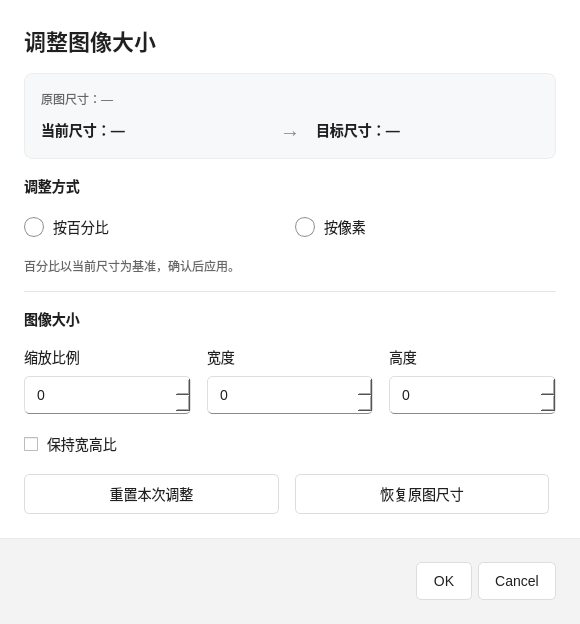
<?xml version="1.0" encoding="UTF-8"?>
<ui version="4.0">
 <class>ResizeDialog</class>
 <widget class="QDialog" name="ResizeDialog">
  <property name="windowTitle">
   <string>调整大小</string>
  </property>
  <property name="minimumSize">
   <size>
    <width>580</width>
    <height>0</height>
   </size>
  </property>
  <property name="styleSheet">
   <string>QDialog#ResizeDialog { background: white; }
QWidget { font-family: "Microsoft YaHei UI", "Segoe UI"; font-size: 14px; color: #202020; }
QLabel { background: transparent; }
QLabel#dialogHeading { font-size: 22px; font-weight: 600; }
QLabel#modeHeading, QLabel#sizeHeading { font-weight: 600; }
QLabel#originalSizeLabel, QLabel#modeHint { color: #666; font-size: 12px; }
QLabel#currentSizeLabel, QLabel#targetSizeLabel { font-weight: 600; }
QLabel#arrowLabel { color: #888; font-size: 20px; }
QFrame#summaryPanel { background: #f7f8fa; border: 1px solid #ededed; border-radius: 8px; }
QFrame#divider { border: none; background: #e5e5e5; max-height: 1px; }
QWidget#footerPanel { background: #f3f3f3; border-top: 1px solid #e9e9e9; }
QSpinBox { background: white; border: 1px solid #dedede; border-bottom: 1px solid #8a8a8a; border-radius: 5px; padding: 7px 10px; min-height: 22px; selection-background-color: #0067c0; selection-color: white; }
QSpinBox:hover { border-color: #a0a0a0; }
QSpinBox:focus { border-bottom: 2px solid #0067c0; }
QSpinBox:disabled { background: #f5f5f5; color: #999; border: 1px solid #e9e9e9; }
QRadioButton, QCheckBox { spacing: 9px; min-height: 28px; }
QRadioButton:disabled, QCheckBox:disabled { color: #999; }
QRadioButton::indicator { width: 18px; height: 18px; border-radius: 10px; border: 1px solid #909090; background: white; }
QRadioButton::indicator:checked { width: 10px; height: 10px; border: 5px solid #0067c0; }
QPushButton { background: white; border: 1px solid #ddd; border-radius: 5px; padding: 8px 16px; min-height: 20px; }
QPushButton:hover { background: #f7f7f7; border-color: #bdbdbd; }
QPushButton:pressed { background: #eee; }
QPushButton:focus { border: 1px solid #0067c0; }
QPushButton#confirmButton { background: #0067c0; color: white; border-color: #0067c0; }
QPushButton#confirmButton:hover { background: #1975c5; }
QPushButton#confirmButton:pressed { background: #005a9e; }
QPushButton:disabled, QPushButton#confirmButton:disabled { background: #e9e9e9; color: #999; border-color: #e0e0e0; }
</string>
  </property>
  <layout class="QVBoxLayout" name="rootLayout">
   <property name="spacing">
    <number>0</number>
   </property>
   <property name="leftMargin">
    <number>0</number>
   </property>
   <property name="topMargin">
    <number>0</number>
   </property>
   <property name="rightMargin">
    <number>0</number>
   </property>
   <property name="bottomMargin">
    <number>0</number>
   </property>
   <item>
    <widget class="QWidget" name="contentPanel">
     <layout class="QVBoxLayout" name="contentLayout">
      <property name="spacing">
       <number>16</number>
      </property>
      <property name="leftMargin">
       <number>24</number>
      </property>
      <property name="topMargin">
       <number>24</number>
      </property>
      <property name="rightMargin">
       <number>24</number>
      </property>
      <property name="bottomMargin">
       <number>24</number>
      </property>
      <item>
       <widget class="QLabel" name="dialogHeading">
        <property name="text">
         <string>调整图像大小</string>
        </property>
       </widget>
      </item>
      <item>
       <widget class="QFrame" name="summaryPanel">
        <layout class="QVBoxLayout" name="summaryLayout">
         <property name="spacing">
          <number>10</number>
         </property>
         <property name="leftMargin">
          <number>16</number>
         </property>
         <property name="topMargin">
          <number>16</number>
         </property>
         <property name="rightMargin">
          <number>16</number>
         </property>
         <property name="bottomMargin">
          <number>16</number>
         </property>
         <item>
          <widget class="QLabel" name="originalSizeLabel">
           <property name="text">
            <string>原图尺寸：—</string>
           </property>
          </widget>
         </item>
         <item>
          <layout class="QHBoxLayout" name="comparisonLayout" stretch="1,0,1">
           <property name="spacing">
            <number>16</number>
           </property>
           <item>
            <widget class="QLabel" name="currentSizeLabel">
             <property name="text">
              <string>当前尺寸：—</string>
             </property>
             <property name="wordWrap">
              <bool>true</bool>
             </property>
            </widget>
           </item>
           <item>
            <widget class="QLabel" name="arrowLabel">
             <property name="text">
              <string>→</string>
             </property>
            </widget>
           </item>
           <item>
            <widget class="QLabel" name="targetSizeLabel">
             <property name="text">
              <string>目标尺寸：—</string>
             </property>
             <property name="wordWrap">
              <bool>true</bool>
             </property>
            </widget>
           </item>
          </layout>
         </item>
        </layout>
       </widget>
      </item>
      <item>
       <widget class="QLabel" name="modeHeading">
        <property name="text">
         <string>调整方式</string>
        </property>
       </widget>
      </item>
      <item>
       <layout class="QHBoxLayout" name="modeLayout">
        <item>
         <widget class="QRadioButton" name="percentRadioButton">
          <property name="text">
           <string>按百分比</string>
          </property>
         </widget>
        </item>
        <item>
         <widget class="QRadioButton" name="pixelRadioButton">
          <property name="text">
           <string>按像素</string>
          </property>
         </widget>
        </item>
        <item>
         <spacer name="modeSpacer">
          <property name="orientation">
           <enum>Qt::Horizontal</enum>
          </property>
         </spacer>
        </item>
       </layout>
      </item>
      <item>
       <widget class="QLabel" name="modeHint">
        <property name="text">
         <string>百分比以当前尺寸为基准，确认后应用。</string>
        </property>
       </widget>
      </item>
      <item>
       <widget class="QFrame" name="divider">
        <property name="frameShape">
         <enum>QFrame::HLine</enum>
        </property>
       </widget>
      </item>
      <item>
       <widget class="QLabel" name="sizeHeading">
        <property name="text">
         <string>图像大小</string>
        </property>
       </widget>
      </item>
      <item>
       <layout class="QGridLayout" name="inputLayout" columnstretch="1,1,1">
        <property name="horizontalSpacing">
         <number>16</number>
        </property>
        <property name="verticalSpacing">
         <number>8</number>
        </property>
        <item row="0" column="0">
         <widget class="QLabel" name="percentSpinBoxLabel">
          <property name="text">
           <string>缩放比例</string>
          </property>
         </widget>
        </item>
        <item row="1" column="0">
         <widget class="QSpinBox" name="percentSpinBox" />
        </item>
        <item row="0" column="1">
         <widget class="QLabel" name="widthSpinBoxLabel">
          <property name="text">
           <string>宽度</string>
          </property>
         </widget>
        </item>
        <item row="1" column="1">
         <widget class="QSpinBox" name="widthSpinBox" />
        </item>
        <item row="0" column="2">
         <widget class="QLabel" name="heightSpinBoxLabel">
          <property name="text">
           <string>高度</string>
          </property>
         </widget>
        </item>
        <item row="1" column="2">
         <widget class="QSpinBox" name="heightSpinBox" />
        </item>
       </layout>
      </item>
      <item>
       <widget class="QCheckBox" name="keepAspectCheckBox">
        <property name="text">
         <string>保持宽高比</string>
        </property>
       </widget>
      </item>
      <item>
       <layout class="QHBoxLayout" name="resetLayout">
        <item>
         <widget class="QPushButton" name="resetSizeButton">
          <property name="text">
           <string>重置本次调整</string>
          </property>
         </widget>
        </item>
        <item>
         <widget class="QPushButton" name="restoreOriginalSizeButton">
          <property name="text">
           <string>恢复原图尺寸</string>
          </property>
         </widget>
        </item>
        <item>
         <spacer name="resetSpacer">
          <property name="orientation">
           <enum>Qt::Horizontal</enum>
          </property>
         </spacer>
        </item>
       </layout>
      </item>
     </layout>
    </widget>
   </item>
   <item>
    <widget class="QWidget" name="footerPanel">
     <layout class="QHBoxLayout" name="footerLayout">
      <property name="spacing">
       <number>12</number>
      </property>
      <property name="leftMargin">
       <number>24</number>
      </property>
      <property name="topMargin">
       <number>24</number>
      </property>
      <property name="rightMargin">
       <number>24</number>
      </property>
      <property name="bottomMargin">
       <number>24</number>
      </property>
      <item>
       <widget class="QDialogButtonBox" name="buttonBox">
        <property name="orientation">
         <enum>Qt::Orientation::Horizontal</enum>
        </property>
        <property name="standardButtons">
         <set>QDialogButtonBox::StandardButton::Cancel|QDialogButtonBox::StandardButton::Ok</set>
        </property>
       </widget>
      </item>
     </layout>
    </widget>
   </item>
  </layout>
 </widget>
 <resources />
 <connections />
</ui>
